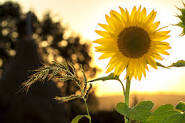
#> input picture images.jpg, 185 x 123 px
$ python task10.py
#> lines starting #> are read from the running program, lines starting #| are printed output that depends on the picture
#сместить изображение но 10 пикселей вправо
import cv2 as cv
import numpy as np

#Поиск изображения по источнику
image = cv.imread('images.jpg')
#> image is the input picture: shape (123, 185, 3); mean B, G, R 79.6, 129.3, 146.9
shift = 10

#Смещаем наше изображение на 10 пикселей вправо
for i in range(image.shape[1] -1, image.shape[1] - shift, -1):
    image = np.roll(image, 1, axis= 1)
    image[:, -1] = 0
#> this loop made 9 passes
#> pass 1, `image = np.roll(image, 1, axis= 1)`:
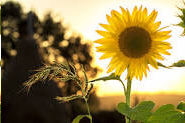
#> image: shape (123, 185, 3); mean B, G, R 79.6, 129.3, 146.9
#> pass 2, `image = np.roll(image, 1, axis= 1)`:
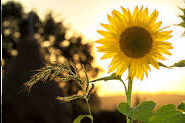
#> image: shape (123, 185, 3); mean B, G, R 78.9, 128.4, 145.9
#> pass 3, `image = np.roll(image, 1, axis= 1)`:
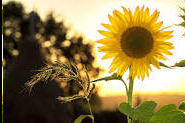
#> image: shape (123, 185, 3); mean B, G, R 78.2, 127.4, 144.9
#> after the loop:
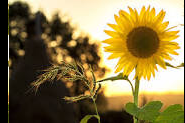
#> image: shape (123, 185, 3); mean B, G, R 72.1, 119.6, 137

cv.imshow('image', image)
cv.imwrite('task10-image/shifted_image.jpg', image)
cv.waitKey()

$ run again, with download.jpg copied over images.jpg
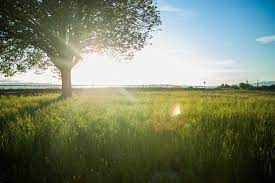
#> input picture download.jpg, 275 x 183 px
#> image is the input picture: shape (183, 275, 3); mean B, G, R 104.1, 128.9, 119.8
#> the loop `for i in range(image.shape[1] -1, image.shape[1] - shift, -1):` made 9 passes
#> pass 1, `image = np.roll(image, 1, axis= 1)`:
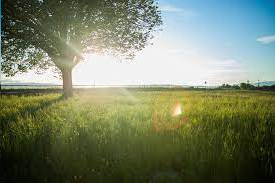
#> image: shape (183, 275, 3); mean B, G, R 104.1, 128.9, 119.8
#> after the loop `for i in range(image.shape[1] -1, image.shape[1] - shift, -1):`:
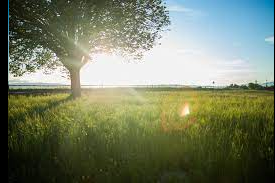
#> image: shape (183, 275, 3); mean B, G, R 101, 125.6, 117.5
